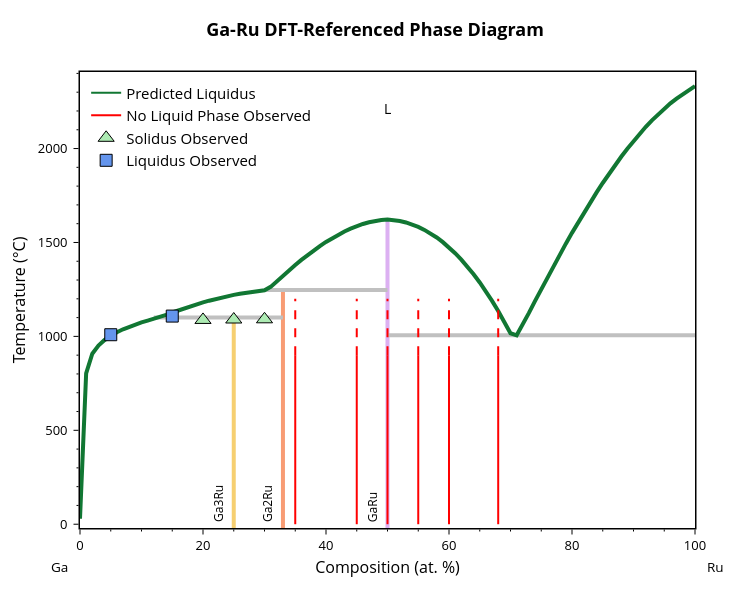

Notebook source saved alongside this figure:
### Markdown cell above
## 4 - Refine liquid parameters using measured constraints

Use measured liquidus information to adjust the non-ideal mixing parameters.

### Code cell
import numpy as np
from gliquid.binary import _x_vals

def optimize_predicted_params(bl: BinaryLiquid, known_points: list, predicted_params: list) -> tuple:

    hull_points = np.array([[p['comp'], p['enthalpy']] for p in bl.phases if 'comp' in p])
    bl.eqs['h_hull_interp'] = np.interp(_x_vals[1:-1], hull_points[:, 0], hull_points[:, 1])
    bl.comp_range_fit_lim = 0
    bl.init_error = False
    bl.max_liq_temp = max(bl.component_data.values(), key=lambda x: x[1])[1]
    bl.min_liq_temp = min(bl.component_data.values(), key=lambda x: x[1])[1]
    bl.digitized_liq = [[p[0], p[1]] for p in known_points]

    mae, _, _, _ = bl.calculate_deviation_metrics(ignored_ranges=False, allow_sparse_data=True)
    print(f"Known points (Kelvin): {known_points}")
    print(f"Liquidus MAE from known points: {int(mae)}K")

    print(f"Original predicted parameters: {predicted_params}")

    bl.fit_parameters(verbose=True, max_iter=128, check_phase_mismatch=False, allow_sparse_data=True, 
                      disable_inv_constrs=True, params_init=predicted_params)
    
    print(f"Adjusted parameters: {bl.get_params()}")
    return bl.get_params()


GaRu_phase = {'name': 'GaRu', 'comp': 0.5, 'points': [], 'enthalpy': -0.301 * 96485, 'entropy': 10.2}
if not any(phase['name'] == 'GaRu' for phase in bl.phases):
    bl.phases.insert(3, GaRu_phase)
bl.phases[1]['entropy'] = -1.4

print("Solid phase energies (eV/atom):")
for p in bl.phases:
    if 'energy' in p:
        print(p['name'], round(p['energy']/96485, 3))
print("-" * 30)

# Reformat measured liquidus points to [at. fraction, Kelvin]
measured_liq_points = [[p[0]/100.0, p[1]+273.15] for p in liquidus_points]
measured_liq_points.append([0.73, 1125+273.15]) # Add suspected pre-melting point to stabilize optimization
adj_params = optimize_predicted_params(bl, measured_liq_points, pred_params)
bl.temp_range = [253, 1000]
bl.update_phase_points()
blp = BLPlotter(bl)
fig = blp.get_plot('pred')
add_experimental_traces(fig)
fig.show()

### Figure 1 — Plotly figure (JSON) as saved in the notebook; plotly's stock layout.template omitted (floating-point values rounded to 4 significant figures)
{"data": [{"hovertemplate": "label=Ga3Ru<br>x=%{x}<br>t=%{y}<extra></extra>", "legendgroup": "Ga3Ru", "line": {"color": "rgb(246, 207, 113)", "dash": "solid", "width": 4}, "marker": {"symbol": "circle"}, "mode": "lines", "name": "Ga3Ru", "orientation": "v", "showlegend": false, "type": "scatter", "x": [25, 25, 25, 25, 25, 25, 25, 25, 25, 25, 25, 25, 25, 25, 25], "xaxis": "x", "y": [29.75, 1101.0, 803.3, 951.4, 907.7, 1038.0, 1022.0, 980.9, 1004.0, 1051.0, 1063.0, 1074.0, 1093.0, 1084.0, -273.1], "yaxis": "y"}, {"hovertemplate": "label=Ga2Ru<br>x=%{x}<br>t=%{y}<extra></extra>", "legendgroup": "Ga2Ru", "line": {"color": "rgb(248, 156, 116)", "dash": "solid", "width": 4}, "marker": {"symbol": "circle"}, "mode": "lines", "name": "Ga2Ru", "orientation": "v", "showlegend": false, "type": "scatter", "x": [33, 33, 33, 33, 33, 33, 33, 33, 33, 33, 33, 33, 33, 33, 33, 33, 33, 33, 33, 33, 33], "xaxis": "x", "y": [1101.0, 1102.0, 1115.0, 1127.0, 1150.0, 1139.0, 1247.0, 1245.0, 1233.0, 1242.0, 1238.0, 1214.0, 1190.0, 1161.0, 1227.0, 1221.0, 1207.0, 1199.0, 1181.0, 1171.0, -273.1], "yaxis": "y"}, {"hovertemplate": "label=GaRu<br>x=%{x}<br>t=%{y}<extra></extra>", "legendgroup": "GaRu", "line": {"color": "rgb(220, 176, 242)", "dash": "solid", "width": 4}, "marker": {"symbol": "circle"}, "mode": "lines", "name": "GaRu", "orientation": "v", "showlegend": false, "type": "scatter", "x": [50, 50, 50, 50, 50, 50, 50, 50, 50, 50, 50, 50, 50, 50, 50, 50, 50, 50, 50, 50, 50, 50, 50, 50, 50, 50, 50, 50, 50, 50, 50, 50, 50, 50, 50, 50, 50, 50, 50, 50, 50, 50, 50, 50], "xaxis": "x", "y": [1433.0, 1503.0, 1523.0, 1481.0, 1458.0, 1247.0, 1006.0, 1017.0, 1409.0, 1371.0, 1287.0, 1331.0, 1078.0, 1135.0, 1240.0, 1189.0, 1502.0, 1548.0, 1526.0, 1606.0, 1596.0, 1567.0, 1583.0, 1614.0, 1619.0, 1598.0, 1559.0, 1542.0, 1294.0, 1264.0, 1443.0, 1474.0, 1622.0, 1622.0, 1574.0, 1587.0, 1607.0, 1324.0, 1352.0, 1407.0, 1380.0, 1619.0, 1614.0, -273.1], "yaxis": "y"}, {"hovertemplate": "x=%{x}<br>y=%{y}<extra></extra>", "legendgroup": "", "line": {"color": "Silver", "dash": "solid", "width": 4}, "marker": {"symbol": "circle"}, "mode": "lines", "name": "", "orientation": "v", "showlegend": false, "type": "scatter", "x": [50, 71, 100], "xaxis": "x", "y": [1006.0, 1006.0, 1006.0], "yaxis": "y"}, {"hovertemplate": "x=%{x}<br>y=%{y}<extra></extra>", "legendgroup": "", "line": {"color": "Silver", "dash": "solid", "width": 4}, "marker": {"symbol": "circle"}, "mode": "lines", "name": "", "orientation": "v", "showlegend": false, "type": "scatter", "x": [12, 25, 33], "xaxis": "x", "y": [1101.0, 1101.0, 1101.0], "yaxis": "y"}, {"hovertemplate": "x=%{x}<br>y=%{y}<extra></extra>", "legendgroup": "", "line": {"color": "Silver", "dash": "solid", "width": 4}, "marker": {"symbol": "circle"}, "mode": "lines", "name": "", "orientation": "v", "showlegend": false, "type": "scatter", "x": [30, 33, 50], "xaxis": "x", "y": [1247.0, 1247.0, 1247.0], "yaxis": "y"}, {"hovertemplate": "label=L<br>x=%{x}<br>t=%{y}<extra></extra>", "legendgroup": "L", "line": {"color": "#117733", "dash": "solid", "width": 4}, "marker": {"symbol": "circle"}, "mode": "lines", "name": "L", "orientation": "v", "showlegend": false, "type": "scatter", "x": [0, 1, 2, 3, 4, 5, 6, 7.0, 8, 9, 10, 11, 12, 13, 14.0, 15, 16, 17, 18, 19, 20, 21, 22, 23, 24, 25, 26, 27, 28.0, 29.0, 30, 31, 32, 33, 34, 35, 36, 37, 38, 39, 40, 41, 42, 43, 44, 45, 46, 47, 48, 49, 50, 51, 52, 53, 54, 55.0, 56.0, 57.0, 58.0, 59, 60, 61, 62, 63, 64, 65, 66, 67, 68, 69, 70, 71, 72, 73, 74, 75, 76, 77, 78, 79, 80, 81, 82, 83, 84, 85, 86, 87, 88, 89, 90, 91, 92, 93, 94, 95, 96, 97, 98, 99, 100], "xaxis": "x", "y": [29.75, 803.3, 907.7, 951.4, 980.9, 1004.0, 1022.0, 1038.0, 1051.0, 1063.0, 1074.0, 1084.0, 1093.0, 1102.0, 1115.0, 1127.0, 1139.0, 1150.0, 1161.0, 1171.0, 1181.0, 1190.0, 1199.0, 1207.0, 1214.0, 1221.0, 1227.0, 1233.0, 1238.0, 1242.0, 1245.0, 1264.0, 1294.0, 1324.0, 1352.0, 1380.0, 1407.0, 1433.0, 1458.0, 1481.0, 1503.0, 1523.0, 1542.0, 1559.0, 1574.0, 1587.0, 1598.0, 1607.0, 1614.0, 1619.0, 1622.0, 1619.0, 1614.0, 1606.0, 1596.0, 1583.0, 1567.0, 1548.0, 1526.0, 1502.0, 1474.0, 1443.0, 1409.0, 1371.0, 1331.0, 1287.0, 1240.0, 1189.0, 1135.0, 1078.0, 1017.0, 1006.0, 1060.0, 1125.0, 1189.0, 1252.0, 1314.0, 1375.0, 1435.0, 1494.0, 1551.0, 1607.0, 1662.0, 1715.0, 1767.0, 1817.0, 1865.0, 1912.0, 1956.0, 1999.0, 2040.0, 2079.0, 2116.0, 2150.0, 2183.0, 2213.0, 2241.0, 2266.0, 2289.0, 2310.0, 2333.0], "yaxis": "y"}, {"marker": {"color": "#117733"}, "mode": "lines", "name": "Predicted Liquidus", "showlegend": true, "type": "scatter", "x": [null], "y": [null]}, {"line": {"color": "red", "width": 2}, "mode": "lines", "name": "No Liquid Phase Observed", "showlegend": true, "type": "scatter", "x": [35, 35], "y": [0, 900]}, {"line": {"color": "red", "dash": "dash", "width": 2}, "mode": "lines", "showlegend": false, "type": "scatter", "x": [35, 35], "y": [900, 1200]}, {"line": {"color": "red", "width": 2}, "mode": "lines", "showlegend": false, "type": "scatter", "x": [45, 45], "y": [0, 900]}, {"line": {"color": "red", "dash": "dash", "width": 2}, "mode": "lines", "showlegend": false, "type": "scatter", "x": [45, 45], "y": [900, 1200]}, {"line": {"color": "red", "width": 2}, "mode": "lines", "showlegend": false, "type": "scatter", "x": [50, 50], "y": [0, 900]}, {"line": {"color": "red", "dash": "dash", "width": 2}, "mode": "lines", "showlegend": false, "type": "scatter", "x": [50, 50], "y": [900, 1200]}, {"line": {"color": "red", "width": 2}, "mode": "lines", "showlegend": false, "type": "scatter", "x": [55, 55], "y": [0, 900]}, {"line": {"color": "red", "dash": "dash", "width": 2}, "mode": "lines", "showlegend": false, "type": "scatter", "x": [55, 55], "y": [900, 1200]}, {"line": {"color": "red", "width": 2}, "mode": "lines", "showlegend": false, "type": "scatter", "x": [60, 60], "y": [0, 900]}, {"line": {"color": "red", "dash": "dash", "width": 2}, "mode": "lines", "showlegend": false, "type": "scatter", "x": [60, 60], "y": [900, 1200]}, {"line": {"color": "red", "width": 2}, "mode": "lines", "showlegend": false, "type": "scatter", "x": [68, 68], "y": [0, 900]}, {"line": {"color": "red", "dash": "dash", "width": 2}, "mode": "lines", "showlegend": false, "type": "scatter", "x": [68, 68], "y": [900, 1200]}, {"marker": {"color": "#ADEBB3", "line": {"color": "black", "width": 1}, "size": 14, "symbol": "triangle-up"}, "mode": "markers", "name": "Solidus Observed", "type": "scatter", "x": [20, 25, 30], "y": [1088.0, 1090.0, 1091.0]}, {"marker": {"color": "cornflowerblue", "line": {"color": "black", "width": 1}, "size": 12, "symbol": "square"}, "mode": "markers", "name": "Liquidus Observed", "type": "scatter", "x": [5, 15], "y": [1009.0, 1108.0]}], "layout": {"annotations": [{"borderpad": 5, "font": {"color": "black", "size": 12}, "showarrow": false, "text": "Ga3Ru", "textangle": -90, "x": 22.5, "y": -20.15, "yanchor": "bottom"}, {"borderpad": 5, "font": {"color": "black", "size": 12}, "showarrow": false, "text": "Ga2Ru", "textangle": -90, "x": 30.5, "y": -20.15, "yanchor": "bottom"}, {"borderpad": 5, "font": {"color": "black", "size": 12}, "showarrow": false, "text": "GaRu", "textangle": -90, "x": 47.5, "y": -20.15, "yanchor": "bottom"}, {"font": {"color": "black", "size": 14}, "showarrow": false, "text": "L", "x": 50, "y": 2213.0}, {"font": {"color": "black", "size": 13.5}, "showarrow": false, "text": "Ga", "x": -0.05, "xanchor": "left", "xref": "paper", "y": -0.086, "yanchor": "middle", "yref": "paper"}, {"font": {"color": "black", "size": 13.5}, "showarrow": false, "text": "Ru", "x": 1.05, "xanchor": "right", "xref": "paper", "y": -0.086, "yanchor": "middle", "yref": "paper"}], "font": {"color": "black", "size": 13}, "height": 600, "legend": {"font": {"size": 15}, "x": 0.01, "xanchor": "left", "y": 0.99, "yanchor": "top"}, "margin": {"b": 72, "r": 55, "t": 72}, "plot_bgcolor": "white", "showlegend": true, "title": {"font": {"color": "black", "size": 18}, "text": "<b>Ga-Ru DFT-Referenced Phase Diagram</b>", "x": 0.5, "xanchor": "center", "yanchor": "bottom"}, "width": 750, "xaxis": {"linecolor": "black", "linewidth": 1.5, "minor": {"nticks": 5, "tickcolor": "black", "ticklen": 2, "ticks": "outside", "tickwidth": 1}, "mirror": true, "range": [0, 100], "showline": true, "tickcolor": "black", "tickformat": ".0f", "ticklen": 5, "ticks": "outside", "tickwidth": 1, "title": {"font": {"size": 16}, "standoff": 8, "text": "Composition (at. %)"}}, "yaxis": {"linecolor": "black", "linewidth": 1.5, "minor": {"nticks": 5, "tickcolor": "black", "ticklen": 2, "ticks": "outside", "tickwidth": 1}, "mirror": true, "range": [-20.15, 2408.0], "showline": true, "tickcolor": "black", "ticklen": 5, "ticks": "outside", "ticksuffix": " ", "tickwidth": 1, "title": {"font": {"size": 16}, "standoff": 8, "text": "Temperature (°C)"}}}}
